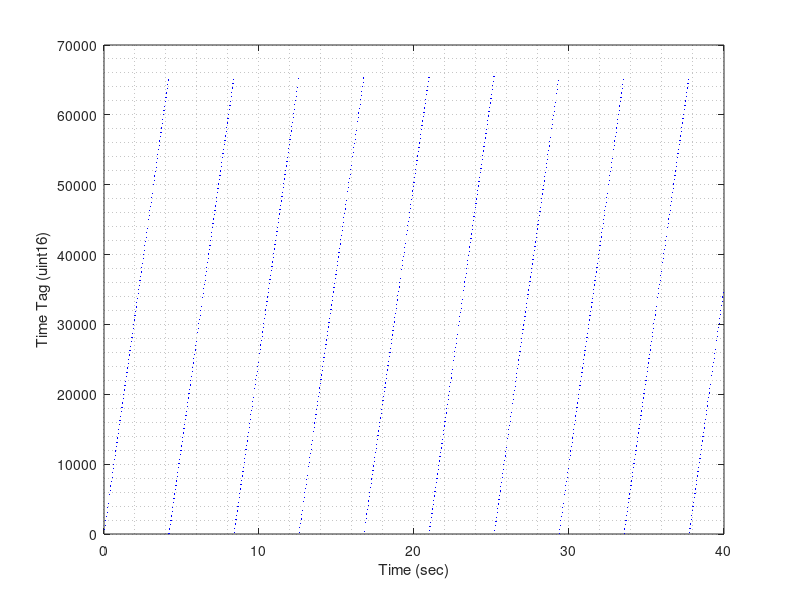

Here is the MATLAB script that generated this plot:
time = 0:0.04:1000;


timeTag = uint16(mod(time/(6.4e-5), 65535));

I = find(timeTag == 0);

figure;
plot(time(1:1000), timeTag(1:1000), '.b', 'MarkerSize', 2);
grid minor
xlabel('Time (sec)'); ylabel('Time Tag (uint16)')